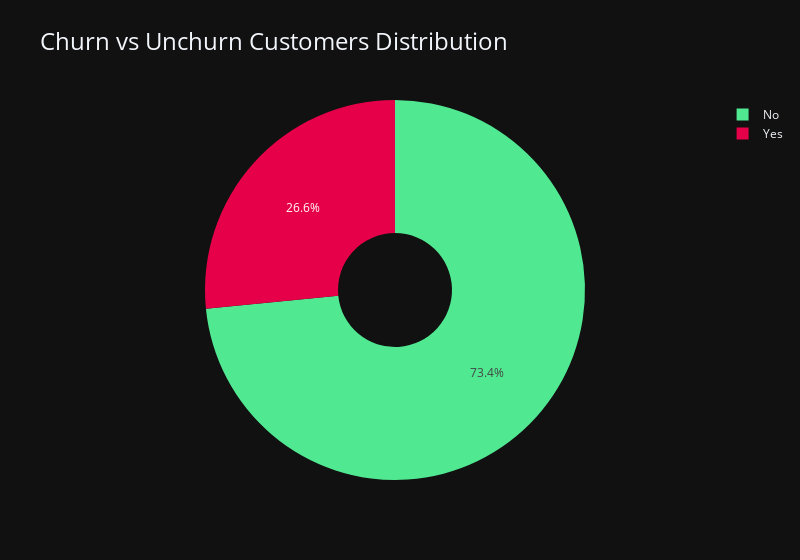

The code cell stored with this chart in its notebook:
### Markdown cell above
## Inference:


- Customers that uses eletronic check are highly propense to churn.

- Customers that have internet service with Fiber optic are more likely to churn.

- Customer churn rate might be lower for customers with dependents.

- Customers with Month-to-Month contract churns more.

- Customers without online security, online backup, device protecion and tech support tend to churn more often than their counterparts.

- Customer churn rate appears to be higher for younger customers.

- Low tenure customers are more prone to churn.

### Code cell
label_colors = dict(colors=[categorical_palette[2], categorical_palette[0]])

churn_pct = df["churn"].value_counts().reset_index(name = 'count')
fig = go.Figure(data=[go.Pie(labels=churn_pct['churn'], values=churn_pct["count"], hole=.3)])

fig.update_layout(template = "plotly_dark", width = 800, title = "Churn vs Unchurn Customers Distribution", title_font = dict(size=24))
fig.update_traces(marker = label_colors)
fig.show()

### Figure 1 — Plotly figure (JSON) as saved in the notebook; plotly's stock layout.template omitted (floating-point values rounded to 4 significant figures)
{"data": [{"hole": 0.3, "labels": ["No", "Yes"], "marker": {"colors": ["#50e991", "#e60049"]}, "type": "pie", "values": [5163, 1869]}], "layout": {"title": {"font": {"size": 24}, "text": "Churn vs Unchurn Customers Distribution"}, "width": 800}}
